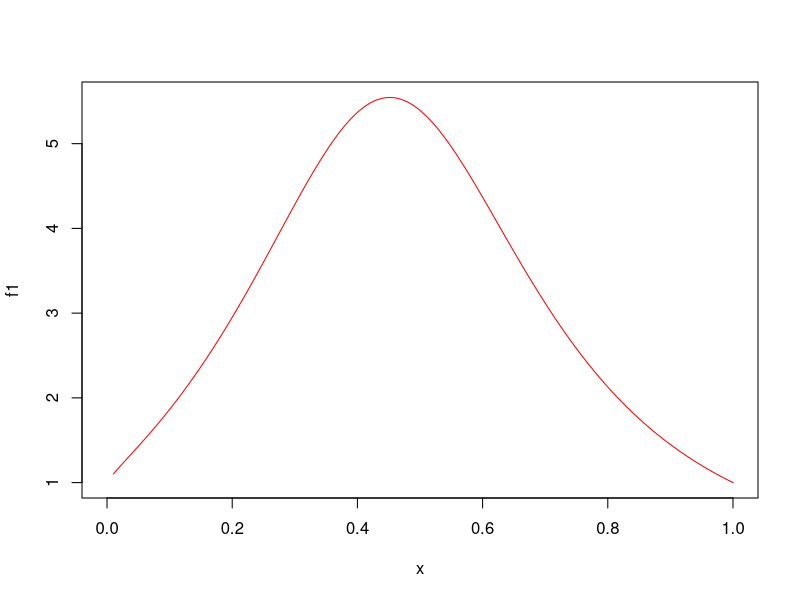
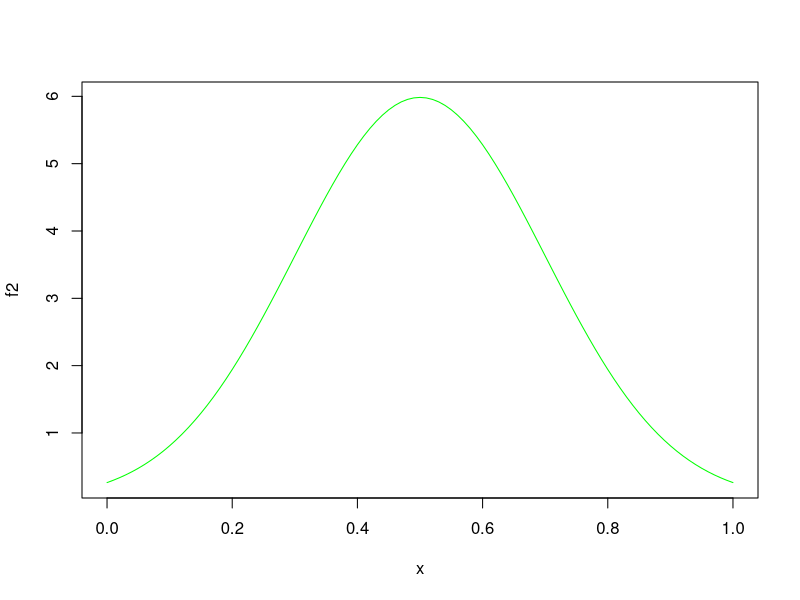
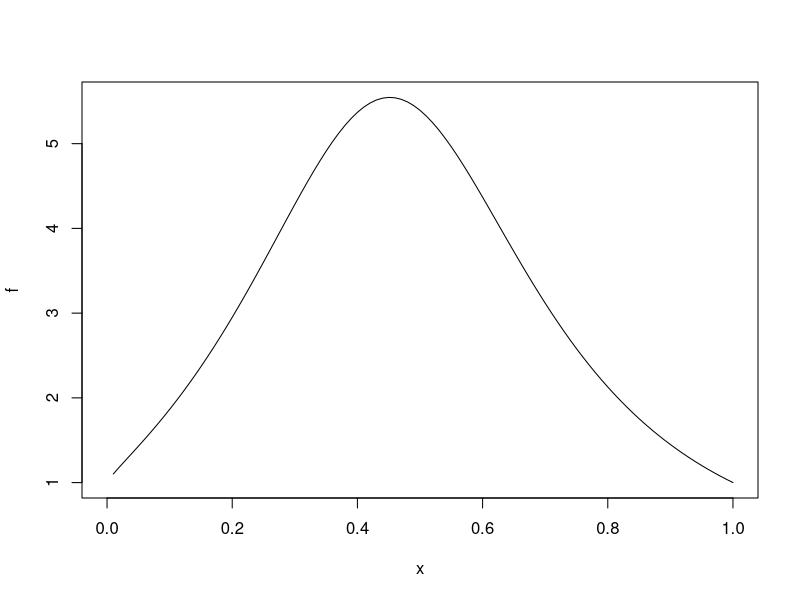
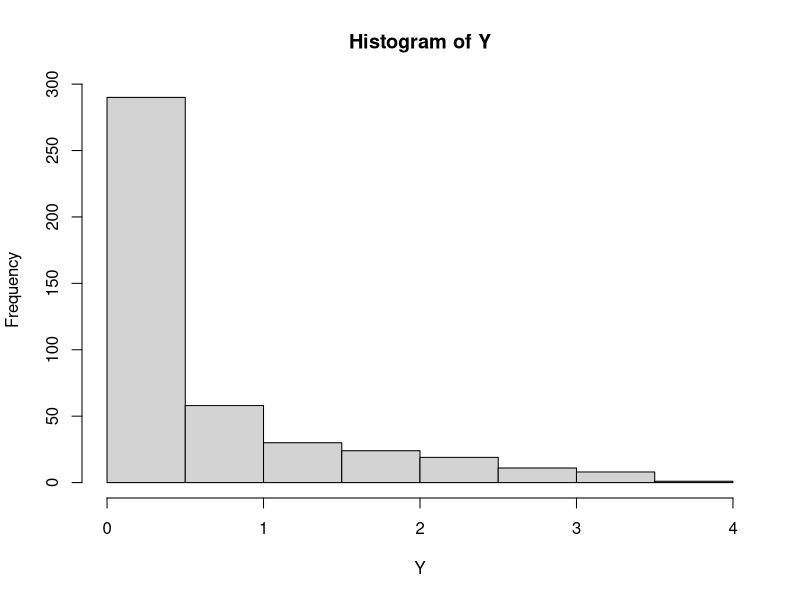
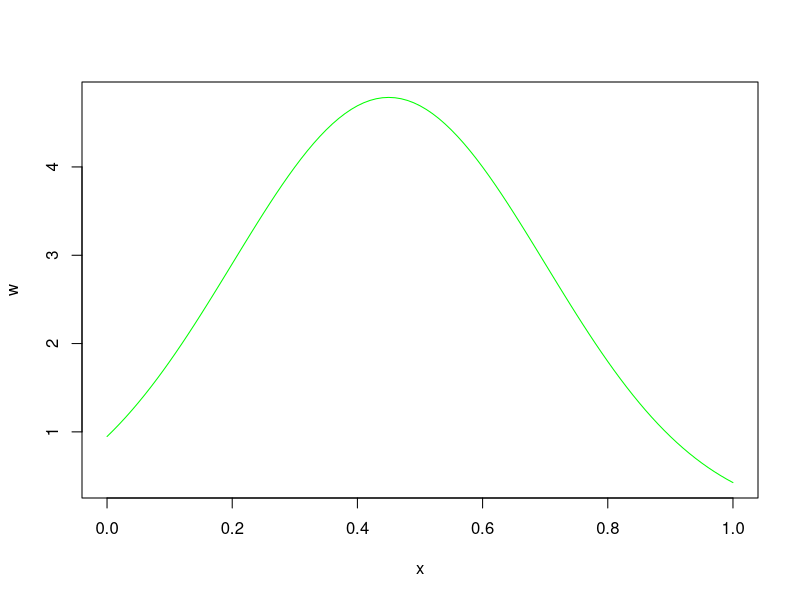

Reproduce these figures in R, in order.
#************************function 1 ******************************
f <- function(x) x^ (-0.5)


##plotting histogram and analyzing variance##
#n <-1000
#a <- 0.01
#b <- 1
#set.seed(5)
#r <- replicate(50, mean(f(runif(n,a,b)))*(b-a))
##hist(r)

#plot(f,type="l",col="red")

#variance of the evaluated integral
#print (var(r))


##########################function 2#########################################
#f <- function(x) exp(-x)


##plotting histogram and analyzing variance##
#n <-1000
#a <- 0.01
#b <- 1
#set.seed(5)
#r <- replicate(50, mean(f(runif(n,a,b)))*(b-a))
##hist(r)
#x11()
#plot(f,type="l",col="green")

#variance of the evaluated integral
#print (var(r))
##############################################################################
f1 <- function(x) 1/(1+sinh(2*x)*log(x))
plot(f1,col="red")

f2 <- function(x) 3*(1/(0.2*sqrt(2*pi)))*exp(-((x-0.5)^2)/0.08)
x11()
plot(f2,col="green")

f22 <- f1(runif(1000,0.01,1))

sample.x <- runif(1000,0.01,1)
accept = c()
set.seed(2)
for ( i in 1: length(sample.x))
{
	U = runif(1, 0 ,1)
	
	if (dunif(sample.x[i],0.01,1)* 5 * U <= dnorm(sample.x[i],0.5,0.2))
	{
		accept[i] = dunif(sample.x[i],0,1)* 5 * U 
	}
	#else
	#{
	#	accept[i] = 'NO'
	#}
}


##############################
#set.seed(1909)
#X <- runif(1000,0.01,1)
#Y <- X^(-0.5)
#c( mean(Y), var(Y) )


#w <- function(x) dunif(x, 0.01, 1)/dexp(x,rate=1.5)
#f <- function(x) x^(-0.5)
#X= rexp(1000,rate=1.5)
#Y=w(X)*f(X)
#c( mean(Y), var(Y) )
###############################








#********** Importance Sampling MC method *****************************

#function 1 
 w <- function(x) dunif(x,0.01,1)/dbeta(x,0.7,1)
 f <- function(x) x^(-0.5)
 X <- rbeta(1000,0.7,1)
 Y <- w(X)*f(X)
 c(mean(Y),var(Y))

#--------------
#function 2
 set.seed(19) #0.3 0.4
 w <- function(x) dunif(x,0.8,3)/dnorm(x,0.8,1.49)
 f <- function(x) (1+sinh(2*x)*log(x))^(-1)
plot(f) 
 X <- rnorm(1000,0.8,1.49)
 X <- X[X > 0.8 & X < 3]
 Y <- w(X)*f(X)
 c(mean(Y),var(Y))
hist(Y)

w <- function(x) 3*(1/(0.25*sqrt(2*pi)))*exp(-((x-0.45)^2)/(2*(0.25^2)))
x11(); plot(w,col="green")
sample.x <- runif(1000,0.8,3)
accept = c()
set.seed(2)
for ( i in 1: length(sample.x))
{
	U = runif(1, 0 ,1)
	
	if (w(sample.x[i])* 3 * U <= dnorm(sample.x[i],0.8,1.49))
	{
		accept[i] = dunif(sample.x[i],0.8,3)* 3 * U 
	}
}
yy <- accept[!is.na(accept)]
yy
sum(yy)/1000
var(yy)
#-----------------
#function 3
 f <- function(x) exp(-(x[1]^4)-(x[2]^4))
 
 w1 <- function(x) (dunif(x,-pi,pi)/dnorm(x,-pi,1))*(dunif(x,-pi,pi)/dnorm(x,pi,1))

 X <- rnorm(1000,0,1)

 X <- X[X > -pi & X < pi]
 Y <- (w1(X)*f(X))+(f(X)*w1(X))
 c(mean(Y),var(Y))












